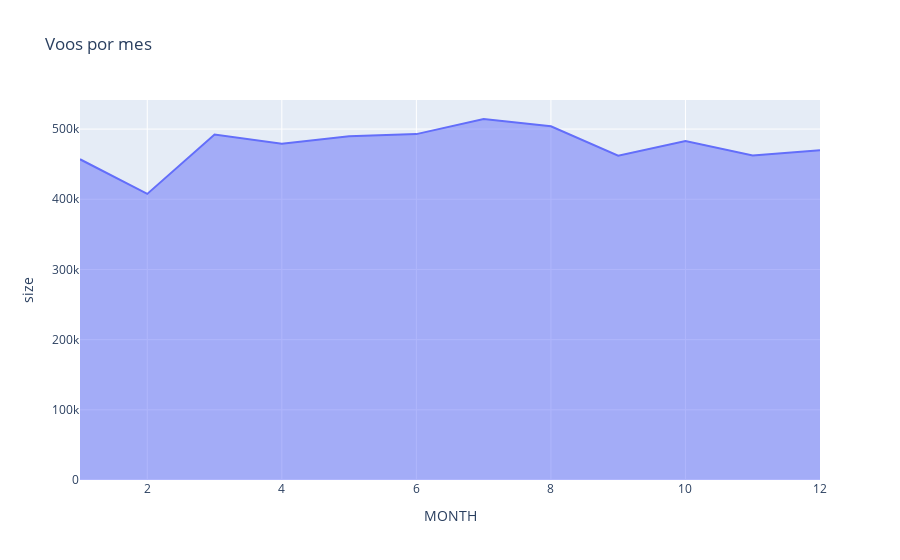

The notebook cell this image was saved under:
### Markdown cell above
###  Mês
Seguindo a mesma análise vejamos a quantidade de voos por mês, nota-se que a quantidade de voos tem uma queda no mês de fevereiro. Entretanto esse comportamento não é o que acontece para a proporção de atrasos

### Code cell
data = df.groupby("MONTH", as_index=False).size()
px.area(data, x="MONTH", y="size", title='Voos por mes')

### Figure 1 — Plotly figure (JSON) as saved in the notebook; plotly's stock layout.template omitted (floating-point values rounded to 4 significant figures)
{"data": [{"fillpattern": {"shape": ""}, "hovertemplate": "MONTH=%{x}<br>size=%{y}<extra></extra>", "legendgroup": "", "line": {"color": "#636efa"}, "marker": {"symbol": "circle"}, "mode": "lines", "name": "", "orientation": "v", "showlegend": false, "stackgroup": "1", "type": "scatter", "x": [1, 2, 3, 4, 5, 6, 7, 8, 9, 10, 11, 12], "xaxis": "x", "y": [457013, 407663, 492138, 479251, 489641, 492847, 514384, 503956, 462153, 482878, 462367, 469717], "yaxis": "y"}], "layout": {"legend": {"tracegroupgap": 0}, "title": {"text": "Voos por mes"}, "xaxis": {"anchor": "y", "domain": [0, 1], "title": {"text": "MONTH"}}, "yaxis": {"anchor": "x", "domain": [0, 1], "title": {"text": "size"}}}}
